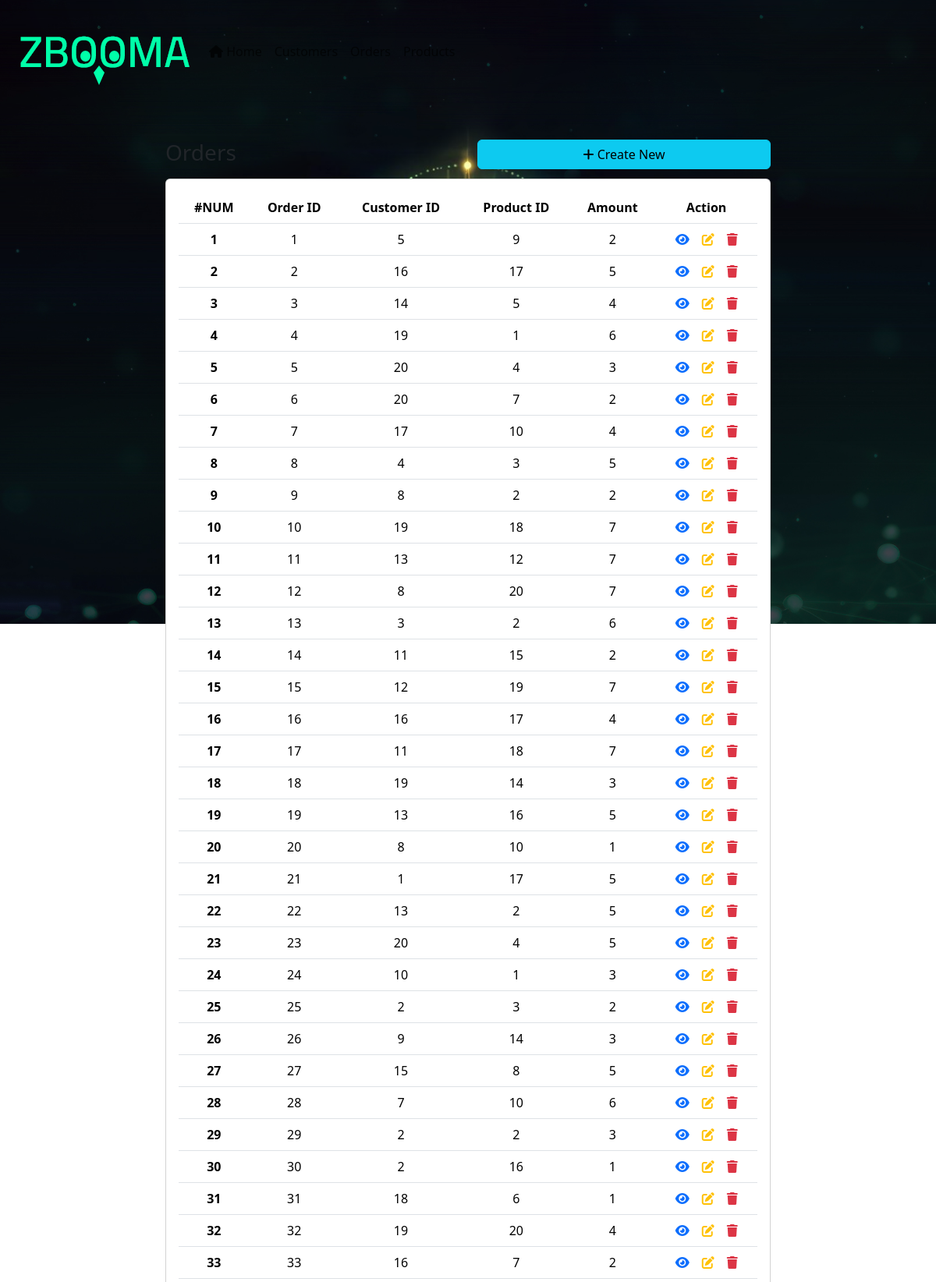
The app's page /app/orders/list.php (upper part) with its own data.
### tables this page shows
CREATE TABLE orders (
    order_id INT NOT NULL AUTO_INCREMENT,
    customer_id INT,
    product_id INT,
    amount INT,
    date DATE,
    PRIMARY KEY (order_id),
    FOREIGN KEY (customer_id) REFERENCES customers(customer_id)
    ON DELETE CASCADE
    ON UPDATE CASCADE,
    FOREIGN KEY (product_id) REFERENCES products(product_id)
    ON DELETE CASCADE
    ON UPDATE CASCADE
);

### app/orders/list.php (the view, shortened to what this page needs)
<?php
include_once "../../shared/db_connection.php";
include_once "../../shared/head.php";
include_once "../../shared/navbar.php";
$select_orders_query = "SELECT * FROM orders";
$orders_data = mysqli_query($conn, $select_orders_query);
$count = 0;
?>
<main>
    <div class="container col-md-8 my-5">
        <div class="row my-2">
            <div class="col-md-6">
                <h3>Orders</h3>
            </div>
            <div class="col-md-6">
                <div class="d-grid">
                    <a href="./create.php" class="flaot-end btn btn-info"><i class="fa-solid fa-plus"></i> Create New</a>
                </div>
            </div>
        </div>
        <div class="card">
            <div class="card-body text-center">
                <div class="table-responsive">
                    <table class="table">
                        <tr>
                            <th>#NUM</th>
                            <th>Order ID</th>
                            <th>Customer ID</th>
                            <th>Product ID</th>
                            <th>Amount</th>
                            <th>Action</th>
                        </tr>
                        <?php foreach ($orders_data as $order_data): ?>
                            <tr>
                                <th> <?= ++$count ?> </th>
                                <td> <?= $order_data['order_id']; ?> </td>
                                <td> <?= $order_data['customer_id']; ?> </td>
                                <td> <?= $order_data['product_id']; ?> </td>
                                <td> <?= $order_data['amount']; ?> </td>
                                <td class="d-flex justify-content-center align-items-center gap-3">
                                    <a href="./show_one_row.php?show=<?= $order_data['order_id'] ?>"><i class="fa-solid fa-eye" title="SHOW"></i></a>
                                    <a href="./edit.php?edit=<?= $order_data['order_id'] ?>"><i class="text-warning fa-solid fa-pen-to-square" title="EDIT"></i></a>
                                    <a href="./list.php?delete=<?= $order_data['order_id'] ?>" onclick="return confirm('are you sure?')"><i class="text-danger fa-solid fa-trash" title="DELETE"></i></a>
                                </td>
                            </tr>
                        <?php endforeach; ?>
                    </table>
                </div>
            </div>
        </div>
    </div>
</main>
<?php
include_once "../../shared/script.php";
?>

### shared/head.php (shortened to what this page needs)
<!DOCTYPE html>
<html lang="en">
<head>
    <link rel="stylesheet" href="/course/4_store_database/vendors/bootstrap/css/bootstrap.min.css">
    <link rel="stylesheet" href="https://cdnjs.cloudflare.com/ajax/libs/font-awesome/6.6.0/css/all.min.css" />
</head>
<body>

### shared/navbar.php (shortened to what this page needs)
<nav class="navbar navbar-expand-lg  bg-transparent">
    <div class="container-fluid">
        <a class="navbar-brand" href="/course/4_store_database/index.php">
            <img src="/course/4_store_database/media/logo_img.png" alt="logo of the company named ZBOOMA">
        </a>
        <div class="collapse navbar-collapse" id="navbarSupportedContent">
            <ul class="navbar-nav me-auto mb-2 mb-lg-0">
                <li class="nav-item">
                    <a class="nav-link" aria-current="page" href="/course/4_store_database/index.php"><i class="fa-solid fa-house"></i> Home</a>
                </li>
                <li class="nav-item">
                    <a class="nav-link" href="#">Customers</a>
                </li>
                <li class="nav-item">
                    <a class="nav-link" href="/course/4_store_database/app/orders/list.php">Orders</a>
                </li>
                <li class="nav-item">
                    <a class="nav-link" href="#">Products</a>
                </li>
            </ul>
        </div>
    </div>
</nav>

### shared/script.php (shortened to what this page needs)
</body>
</html>

### shared/head.php (style rules this page uses)
body { background: url('../media/background-img.png') no-repeat center center / cover; height: 100vh; margin: 0; }

### records on screen
orders: order_id "1", customer "5", product "9", amount "2"
orders: order_id "2", customer "16", product "17", amount "5"
orders: order_id "3", customer "14", product "5", amount "4"
orders: order_id "4", customer "19", product "1", amount "6"
orders: order_id "5", customer "20", product "4", amount "3"
orders: order_id "6", customer "20", product "7", amount "2"
orders: order_id "7", customer "17", product "10", amount "4"
orders: order_id "8", customer "4", product "3", amount "5"
orders: order_id "9", customer "8", product "2", amount "2"
orders: order_id "10", customer "19", product "18", amount "7"
orders: order_id "11", customer "13", product "12", amount "7"
orders: order_id "12", customer "8", product "20", amount "7"
orders: order_id "13", customer "3", product "2", amount "6"
orders: order_id "14", customer "11", product "15", amount "2"
orders: order_id "15", customer "12", product "19", amount "7"
orders: order_id "16", customer "16", product "17", amount "4"
orders: order_id "17", customer "11", product "18", amount "7"
orders: order_id "18", customer "19", product "14", amount "3"
orders: order_id "19", customer "13", product "16", amount "5"
orders: order_id "20", customer "8", product "10", amount "1"
orders: order_id "21", customer "1", product "17", amount "5"
orders: order_id "22", customer "13", product "2", amount "5"
orders: order_id "23", customer "20", product "4", amount "5"
orders: order_id "24", customer "10", product "1", amount "3"
orders: order_id "25", customer "2", product "3", amount "2"
orders: order_id "26", customer "9", product "14", amount "3"
orders: order_id "27", customer "15", product "8", amount "5"
orders: order_id "28", customer "7", product "10", amount "6"
orders: order_id "29", customer "2", product "2", amount "3"
orders: order_id "30", customer "2", product "16", amount "1"
orders: order_id "31", customer "18", product "6", amount "1"
orders: order_id "32", customer "19", product "20", amount "4"
orders: order_id "33", customer "16", product "7", amount "2"
